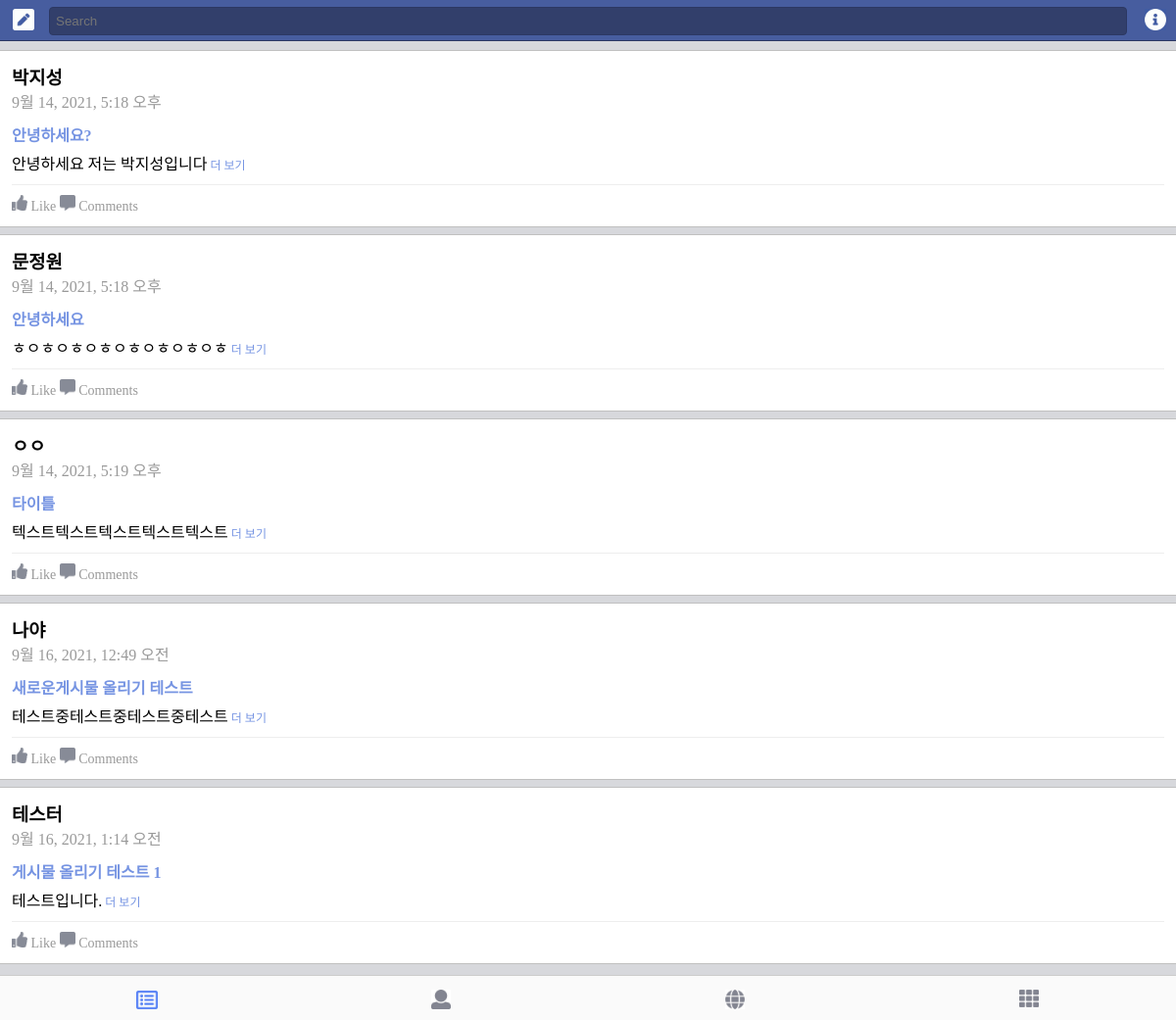
Before: / with the older database file.
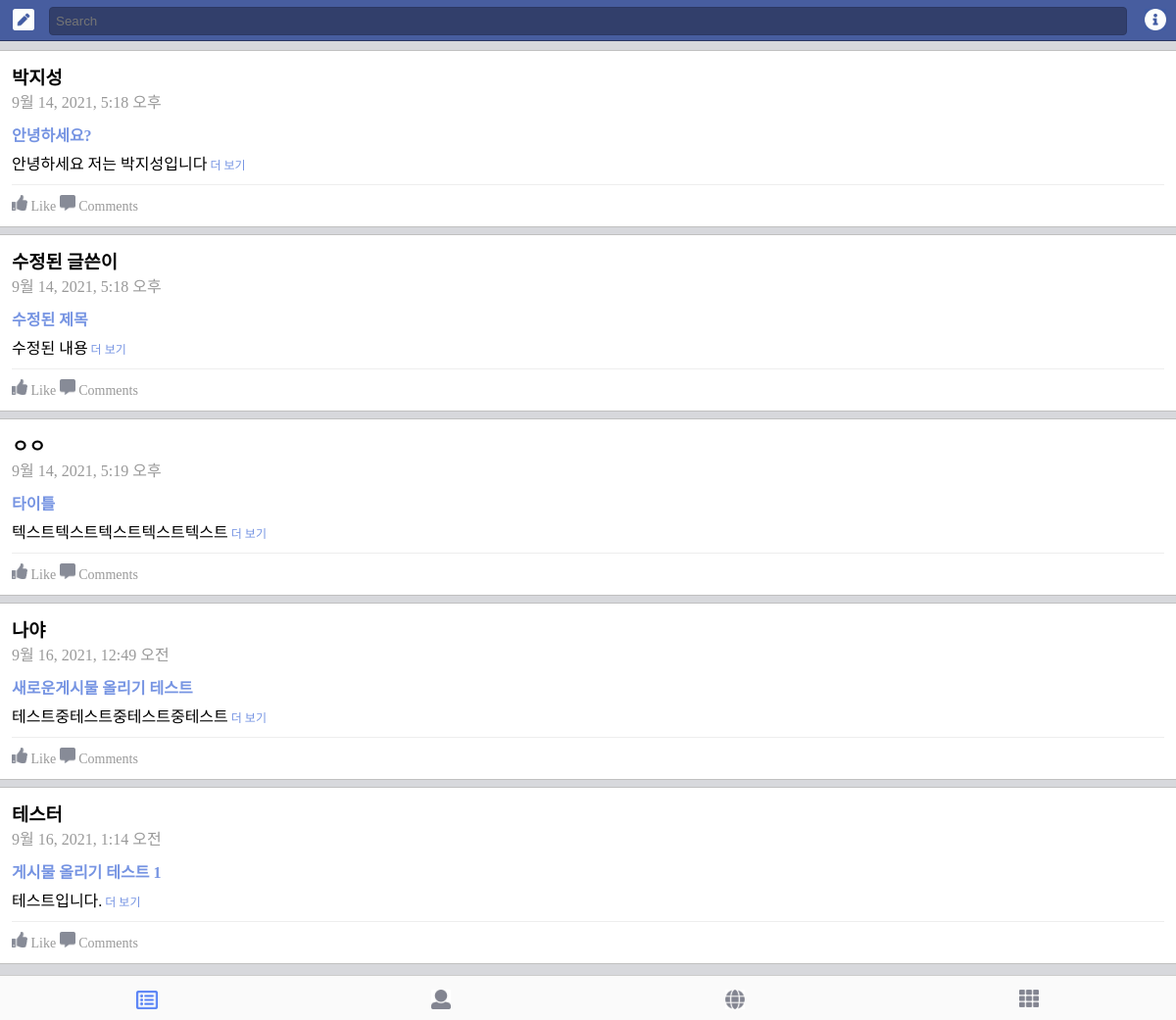
After: the same page with the newer database file.
### facebook/models.py (models this page shows, shortened)
class Article(models.Model):
    author = models.CharField(max_length=120)
    title = models.CharField(max_length=120)
    text = models.TextField()
    password = models.CharField(max_length=120)
    created_at = models.DateTimeField(auto_now_add=True)
    def summary(self):
        return self.text[:15]

### facebook/views.py (the view)
# urls.py: path('', newsfeed),
def newsfeed(request):
    articles = Article.objects.all()
    return render(request, 'newsfeed.html', {'articles': articles})

### facebook/templates/newsfeed.html (shortened to what this page needs)
<html>
<head>
</head>
<body>
    <div class="header">
        <div class="btn1"><a href="/new"><img src="/static/ic_pencil.jpg" width="22px" style="margin: 9px 0 0 13px"></a></div>
        <div class="search">
            <input type="text" class="searchbar" placeholder="Search">
        </div>
        <div class="btn2"><img src="/static/ic_info.jpg" width="22px" style="margin: 9px 0 0 13px"></div>
    </div>
    <div class="container">
        {% for feed in articles %}
        <div class="feed">
            <h3 class="name">{{ feed.author }}</h3>
            <div class="date">{{ feed.created_at }}</div>
            <a class="title">{{ feed.title }}</a>
            <p class="content">{{ feed.summary }}<a class="more" href="/feed/{{ feed.pk }}"> 더 보기</a></p>
            <div class="accessory">
                <img src="/static/ic_like.jpg" width="16px"> Like
                <a class="comments" href="/feed/{{ feed.pk }}/"><img src="/static/ic_comment.jpg" width="16px"> Comments</a>
            </div>
        </div>
        {% endfor %}
    </div>
    <div class="footer">
        <div class="tab1"><img src="/static/ic_feed.jpg" width="22px" style="margin-top: 15px"></div>
        <div class="tab2"><img src="/static/ic_person.jpg" width="20px" style="margin-top: 14px"></div>
        <div class="tab3"><img src="/static/ic_globe.jpg" width="20px" style="margin-top: 14px"></div>
        <div class="tab3"><img src="/static/ic_etc.jpg" width="20px" style="margin-top: 14px"></div>
    </div>
</body>
</html>

Changed rows visible on the page:
changed Article: author "문정원" → "수정된 글쓴이"; title "안녕하세요" → "수정된 제목"; summary "ㅎㅇㅎㅇㅎㅇㅎㅇㅎㅇㅎㅇㅎㅇㅎ" → "수정된 내용"
